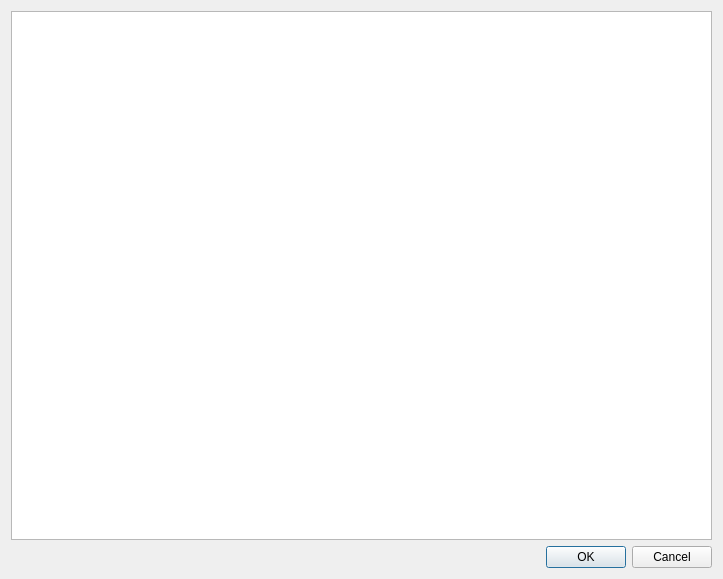
<?xml version="1.0" encoding="UTF-8"?>
<ui version="4.0">
 <class>ChooseUTXOsDialog</class>
 <widget class="QDialog" name="ChooseUTXOsDialog">
  <property name="geometry">
   <rect>
    <x>0</x>
    <y>0</y>
    <width>723</width>
    <height>579</height>
   </rect>
  </property>
  <property name="windowTitle">
   <string>Dialog</string>
  </property>
  <layout class="QVBoxLayout" name="verticalLayout_2">
   <item>
    <widget class="QTableWidget" name="UTXOsTableWidget"/>
   </item>
   <item>
    <widget class="QDialogButtonBox" name="buttonBox">
     <property name="orientation">
      <enum>Qt::Horizontal</enum>
     </property>
     <property name="standardButtons">
      <set>QDialogButtonBox::Cancel|QDialogButtonBox::Ok</set>
     </property>
    </widget>
   </item>
  </layout>
 </widget>
 <resources/>
 <connections>
  <connection>
   <sender>buttonBox</sender>
   <signal>accepted()</signal>
   <receiver>ChooseUTXOsDialog</receiver>
   <slot>accept()</slot>
   <hints>
    <hint type="sourcelabel">
     <x>248</x>
     <y>254</y>
    </hint>
    <hint type="destinationlabel">
     <x>157</x>
     <y>274</y>
    </hint>
   </hints>
  </connection>
  <connection>
   <sender>buttonBox</sender>
   <signal>rejected()</signal>
   <receiver>ChooseUTXOsDialog</receiver>
   <slot>reject()</slot>
   <hints>
    <hint type="sourcelabel">
     <x>316</x>
     <y>260</y>
    </hint>
    <hint type="destinationlabel">
     <x>286</x>
     <y>274</y>
    </hint>
   </hints>
  </connection>
 </connections>
</ui>
